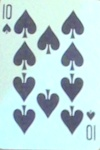
#> input picture DataSet_Creator/dataset/10_espadas/card_0019.jpg, 100 x 150 px
$ python -i process.py   (imports and definitions only)
#> lines starting #> are read from the running program, lines starting #| are printed output that depends on the picture; after the words box and inside, x2 and y2 are one past the last pixel; in counts of white or black regions, pixels touching at a corner belong together
#> further down, picture is the input picture: shape (150, 100, 3); mean B, G, R 217, 214.6, 186.2

import cv2
import matplotlib.pyplot as plt
import numpy as np

from src.ColorHelper import ColorHelper
from src.utils.DistanceHelper import DistanceHelper
from src.utils import constants


def get_thresh(img):
    gray = cv2.cvtColor(img, cv2.COLOR_BGR2GRAY)
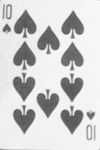
#> gray: shape (150, 100); min 78, max 250, mean 206.4
    # bin = ColorHelper.gray2bin(gray)
    blur = cv2.GaussianBlur(gray, (5, 5), 0)
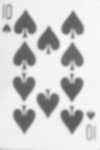
#> blur: shape (150, 100); min 88, max 249, mean 206.4
    canny = cv2.Canny(blur, 42, 89)
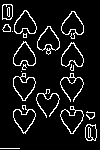
#> canny: shape (150, 100); 9% white in thin lines or dots
    kernel = np.ones((2, 2))
    dial = cv2.dilate(canny, kernel=kernel, iterations=2)
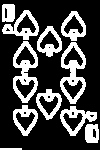
#> dial: shape (150, 100); 27.2% white; 11 white regions, largest, box (x1, y1, x2, y2) and area: (60, 42, 86, 104) 698, (13, 41, 38, 103) 687, (60, 106, 97, 136) 429

    return dial


# [257 lines left out: functions find_corners_set, find_flatten_cards, get_corner_snip, split_rank_suit, template_matching, show_text and 1 more, not called in this run]

# endregion

>>> import cv2
>>> picture = cv2.imread('../../DataSet_Creator/dataset/10_espadas/card_0019.jpg')
>>> result = get_thresh(picture)
